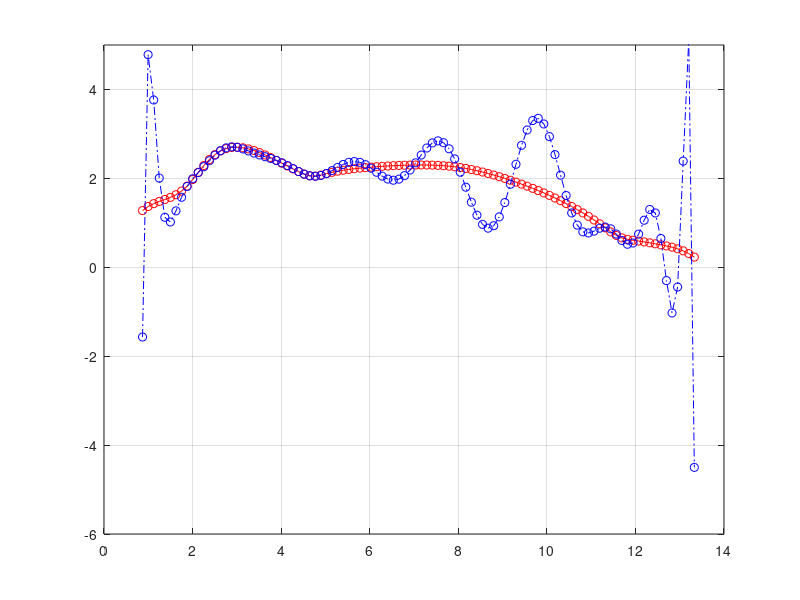

This figure's MATLAB source:
x = [ 0.9  1.3  1.9  2.1  2.6  3.0  3.9  4.4  4.7  5.0  6.0  7.0  8.0  9.2 ...
     10.5 11.3 11.6 12.0 12.6 13.0 13.3];
y = [ 1.3  1.5  1.85 2.1  2.6  2.7  2.4  2.15 2.05 2.1  2.25 2.3  2.25 1.95...
      1.4  0.9  0.7  0.6  0.5  0.4  0.25];
xv = linspace(0.87, 13.33, 100);
yvs = spline(x,y,xv);

p = polyfit(x,y,20);
yvs2 = polyval(p,xv);

figure
plot(xv,yvs,'red-o',xv,yvs2,'blue-.o')
axis([0 14 -6 5])
grid;